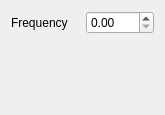
<?xml version="1.0" encoding="UTF-8"?>
<ui version="4.0">
 <class>CylindersOptions</class>
 <widget class="QWidget" name="CylindersOptions">
  <property name="geometry">
   <rect>
    <x>0</x>
    <y>0</y>
    <width>165</width>
    <height>115</height>
   </rect>
  </property>
  <property name="windowTitle">
   <string>Form</string>
  </property>
  <layout class="QGridLayout" name="gridLayout">
   <item row="0" column="0">
    <widget class="QLabel" name="label">
     <property name="text">
      <string>Frequency</string>
     </property>
    </widget>
   </item>
   <item row="0" column="1">
    <widget class="QDoubleSpinBox" name="frequency">
     <property name="singleStep">
      <double>0.010000000000000</double>
     </property>
    </widget>
   </item>
   <item row="2" column="0">
    <spacer name="verticalSpacer">
     <property name="orientation">
      <enum>Qt::Vertical</enum>
     </property>
     <property name="sizeHint" stdset="0">
      <size>
       <width>20</width>
       <height>40</height>
      </size>
     </property>
    </spacer>
   </item>
  </layout>
 </widget>
 <resources/>
 <connections/>
</ui>
